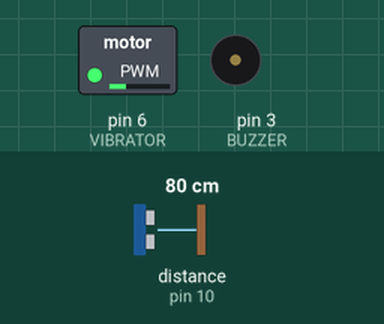
Simulated run of this sketch. Board: Arduino Uno, built with avr-gcc and run on an emulated ATmega328P. On the bench: switched loads named in the sketch (green lamp = pin HIGH), buzzer (waves = sounding). Wiring (inferred from the names in the program): ultrasonic range finder: trigger pin 9; echo pin 10. The inputs (shaded band) are chosen by the test bench; at power-on: distance to the obstacle (sensor on pin 10) 80 cm. The echo pulse lasts 58.3 µs per cm; pins used as bus, display or sensor lines are not drawn.

Above: at 1.2 s.
1.3 s: distance to the obstacle (sensor on pin 10) set to 56 cm
At 2.1 s:
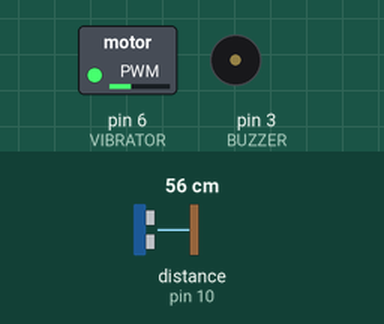
2.8 s: distance to the obstacle (sensor on pin 10) set to 47 cm
At 3.1 s:
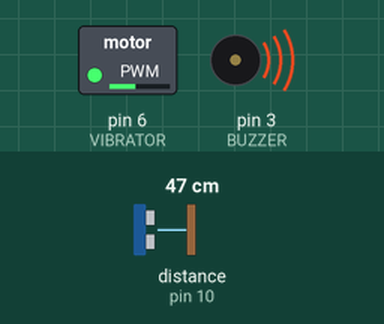
4.3 s: distance to the obstacle (sensor on pin 10) set to 2 cm
At 5.4 s:
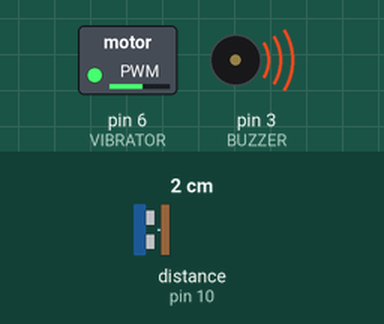
5.8 s: distance to the obstacle (sensor on pin 10) set to 120 cm
At 6.8 s:
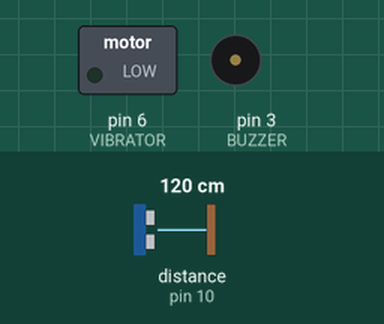
7.3 s: distance to the obstacle (sensor on pin 10) set to 106 cm
8.8 s: distance to the obstacle (sensor on pin 10) set to 97 cm
At 9.1 s:
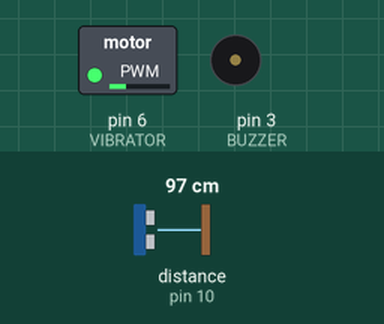
Timing chart, 0 to 11.3 s (numbered marks = the images above; inputs shaded):
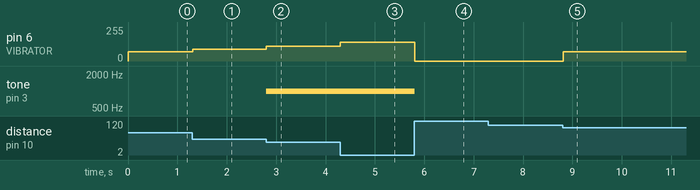

Measured:
- the behaviour switches between 51 and 50 cm on distance to the obstacle (sensor on pin 10) (found by bisection; images 1 and 2)
- the behaviour switches between 102 and 101 cm on distance to the obstacle (sensor on pin 10) (found by bisection; images 4 and 5)
- after the input at 1.3 s, pin 6 (VIBRATOR): 70/255 → 90/255 at once
- after the input at 2.8 s, pin 6 (VIBRATOR): 90/255 → 110/255 at once; tone on pin 3 (BUZZER): silent → 1000 Hz at once
- after the input at 4.3 s, pin 6 (VIBRATOR): 110/255 → 140/255 at once
- after the input at 5.8 s, pin 6 (VIBRATOR): 140/255 → 0/255 at once; tone on pin 3 (BUZZER): 1000 Hz → silent at once
- after the input at 7.3 s, every drawn part: stays the same
- after the input at 8.8 s, pin 6 (VIBRATOR): 0/255 → 70/255 at once

The sketch:

arduino_code.ino
```cpp
// defines pins numbers
const int trigPin = 9;
const int echoPin = 10;

// defines variables
long duration;
int distance;

void setup()
{
  pinMode(trigPin, OUTPUT);   // Sets the trigPin as an Output
  pinMode(6, OUTPUT);   //VIBRATOR
  pinMode(3,OUTPUT);  //BUZZER
  pinMode(echoPin, INPUT);  // Sets the echoPin as an Input
}
void loop()
{
  digitalWrite(trigPin, LOW); // Clears the trigPin
  delayMicroseconds(2);
  digitalWrite(trigPin, HIGH);  // Sets the trigPin on HIGH state for 10 micro seconds
  delayMicroseconds(10);
  digitalWrite(trigPin, LOW);

  // Reads the echoPin, returns the sound wave travel time in microseconds
  duration = pulseIn(echoPin, HIGH);

  // Calculating the distance
  distance= duration*0.034/2;

  if(distance<25)
  {
    analogWrite(6,140);
    tone(3,1000,1000);
  }
  else if(distance<50)
  {
     analogWrite(6,110);
    tone(3,1000,1000);
  }
  else if(distance<75)
  {
      analogWrite(6,90);
    analogWrite(3,255);
  }
  else if(distance<100)
  {
    analogWrite(6,70);
    analogWrite(3,255);
  }
  else
  {
    analogWrite(6,0);
    analogWrite(3,0);
    noTone(3);
  }
}
```
